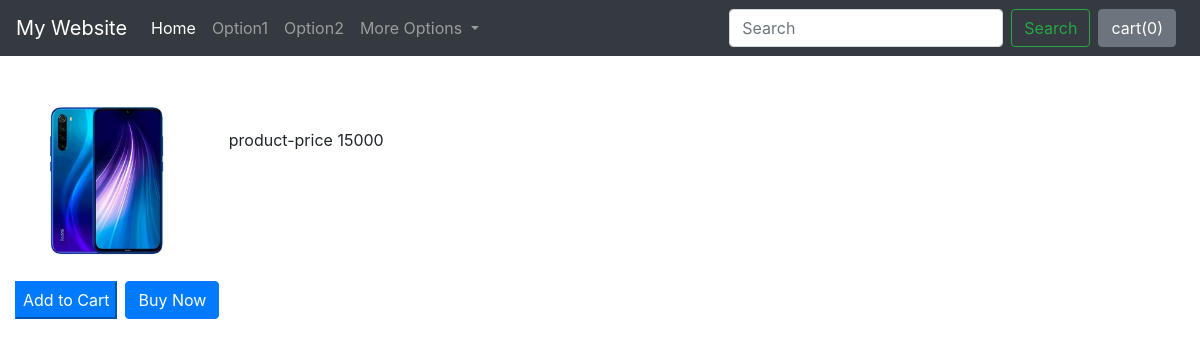
/shops/productview/11, run on the app's committed database.
### shops/models.py (models this page shows)
class Product(models.Model):
    product_id = models.AutoField
    product_name = models.CharField(max_length=50)
    category = models.CharField(max_length=50, default="")
    subcategory = models.CharField(max_length=50, default="")
    price = models.IntegerField(default=0)
    desc = models.CharField(max_length=300)
    pub_date = models.DateField()
    image = models.ImageField(upload_to='shops/images', default="")
    def __str__(self):
        return self.product_name

### shops/views.py (the view)
# urls.py: path("productview/<int:myid>",views.productView,name="productView"),
def productView(request,myid):
    product = Product.objects.filter(id=myid)
    print(product)
    return render(request,"shops/product.html",{'product':product[0]})

### shops/templates/shops/product.html (shortened to what this page needs)
{% extends 'shops/basic.html' %}
 {% block body %}
    <div class="container my-4">
        <div class="row mt-4" style="display:inline-block">
            <div class="row ">
                <div class="col-md-3 mr-3">
                    <img src='/media/{{product.image}}' style="width:100%;
                height:100%; ">
                </div>
                <div class="col-md-4 mt-4">
                    product-price {{product.price}}
                </div>
            </div>
            <div class="row mt-4 ">
                <button class="bt btn-primary mr-2">Add to Cart</button>
                <button class="btn btn-primary">Buy Now</button>
            </div>
        </div>
    </div>
 {% endblock body %}

### data on the page
Product: image (picture), price "15000"
